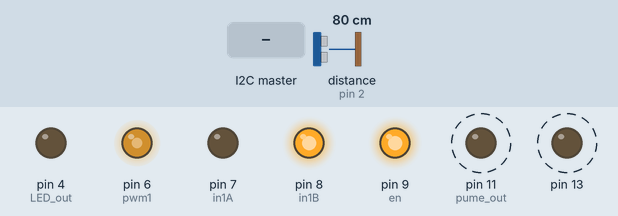
Bench run of a sketch on a simulated Arduino Uno, built with avr-gcc and run on an emulated ATmega328P. Shown: output pins drawn as LEDs (lit = HIGH). Dashed ring = blinking. Inputs (shaded band) come from the test bench; at power-on: distance to the obstacle (sensor on pin 2) 80 cm. The echo pulse lasts 58.3 µs per cm; pins used as bus, display or sensor lines are not drawn; what the sketch prints to the serial monitor is not drawn.

Above: at 1.2 s.
1.3 s: the I2C master sends the byte 1
Timing chart, 0 to 10.8 s (numbered marks = the images above; inputs shaded):
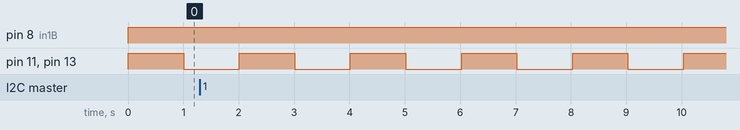

The sketch:

codev1.ino
```cpp
#include <Ultrasonic.h>
#include <Wire.h>
int trigpin = 3;//appoint trigger pin
int echopin = 2;//appoint echo pin
Ultrasonic ultrasonic(trigpin,echopin);
int in1B = 8 ;
int in1A = 7;
int pwm1 = 6;
int en = 9;
int cs = 10;

int LED_out=4;
int pume_out=11;
int temp_s=0;
float kpt = 0, kit = 0, kdt = 0;
float Input, Output;
float errSum, dErr, error, lastErr;
float ref_t=0.0;

float limit(float input, int min_limit, int max_limit)
{
  if (input > max_limit)input = max_limit;
  if (input < min_limit)input = min_limit;
  return input;
}
void myPID()
{
  lastErr = error;
  error = ref_t - temp_s;
  dErr = (error - lastErr) * 2.0f;
  errSum = limit(errSum + (error * 0.02f), 0, 300);

  Input = limit(((kpt*0.02f) * error) + (kit * errSum) + (kdt * dErr),0,100);

}
void setup() {
  Serial.begin(115200);
  Wire.begin(127);
  Wire.onReceive(receiveEvent);
  Wire.onRequest(requestEvent);
  pinMode(in1B, OUTPUT);
  pinMode(in1A, OUTPUT);
  pinMode(en, OUTPUT);
  pinMode(cs, OUTPUT);
  pinMode(pwm1, OUTPUT);
  pinMode(LED_out, OUTPUT);
  pinMode(pume_out, OUTPUT);
  pinMode(13, OUTPUT);
  digitalWrite(en, HIGH);
  digitalWrite(cs, HIGH);

  analogWrite(pwm1, 150);
}
float cmdistance,indistance;
void loop() {
  long microsec = ultrasonic.timing();
  cmdistance = ultrasonic.CalcDistance(microsec,Ultrasonic::CM);//this result unit is centimeter
  Serial.println(cmdistance);
  //////
  digitalWrite(13, HIGH);
  digitalWrite(in1B, HIGH);
  //digitalWrite(LED_out, HIGH);
  digitalWrite(pume_out, HIGH);
  delay(1000);
  digitalWrite(13, LOW);
  //digitalWrite(LED_out, LOW);
  digitalWrite(pume_out, LOW);
   digitalWrite(in1A, LOW);
  delay(1000);
}
void receiveEvent(int howMany) {


    byte h = Wire.read(); // receive byte as a character
    byte t = Wire.read();
    byte led_l = Wire.read();
    byte pum = Wire.read();
    byte ref_t = Wire.read();
    t =temp_s;
    Serial.print(ref_t);
    Serial.print(" ");
    Serial.print(pum);
    Serial.print(" ");
    Serial.print(led_l);
    Serial.print(" ");
    Serial.print(t);
    Serial.print(" ");
    Serial.println(h);         // print the integer

}
 void requestEvent() {
  byte data=cmdistance;
  Wire.write(data);
}
void cool(byte p){
   digitalWrite(en, HIGH);
  digitalWrite(cs, HIGH);
   digitalWrite(in1B, HIGH);
   digitalWrite(in1A, LOW);
      if(p>150)
      p = 150;
   analogWrite(pwm1, p);
}
void hot(byte p){
   digitalWrite(en, HIGH);
  digitalWrite(cs, HIGH);
   digitalWrite(in1B, LOW);
   digitalWrite(in1A, HIGH);
   if(p>150)
   p = 150;
   analogWrite(pwm1, p);
}
```

Measured:
- by itself, pin 11 (pume_out), pin 13: alternates HIGH for 1.0 s and LOW for 1.0 s
